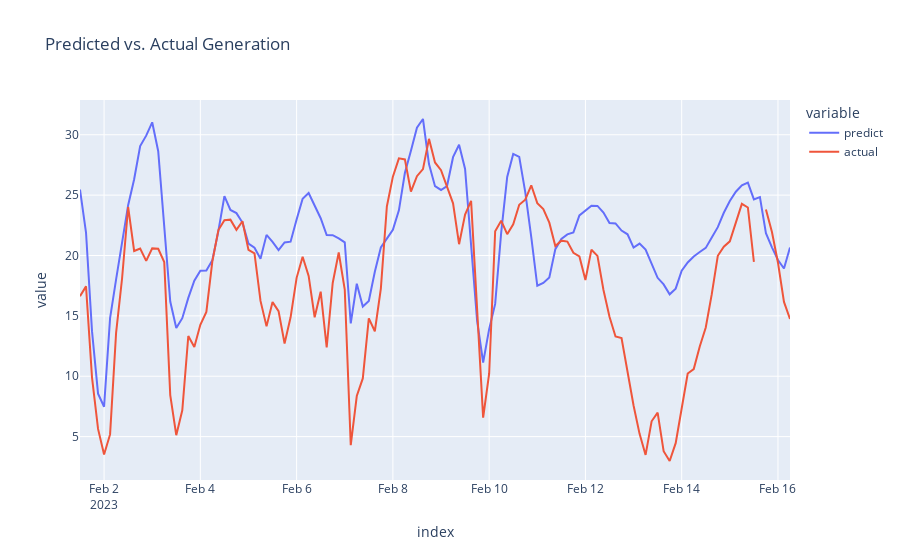

Notebook code for this chart:
### Code cell
# plot plot_df
fig = px.line(plot_df, title="Predicted vs. Actual Generation")
fig.show()
